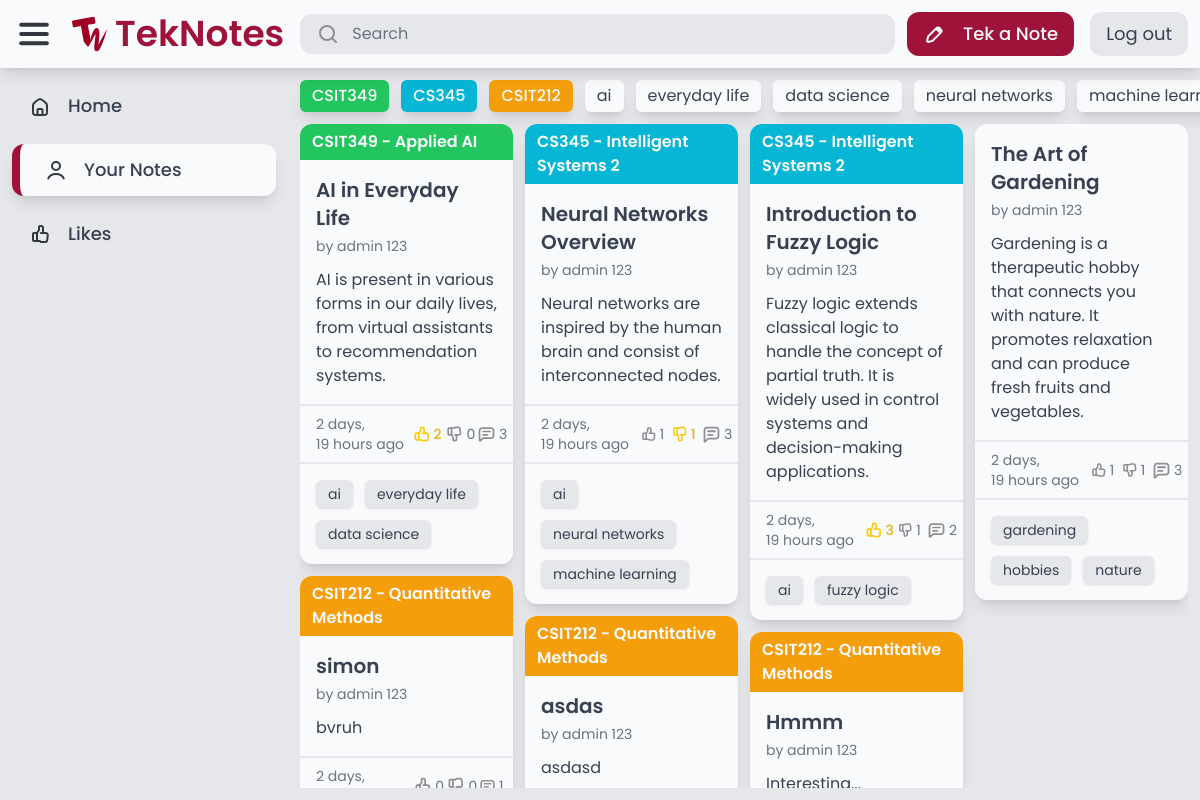
Before: /your_notes/ (signed in) with the older database file.
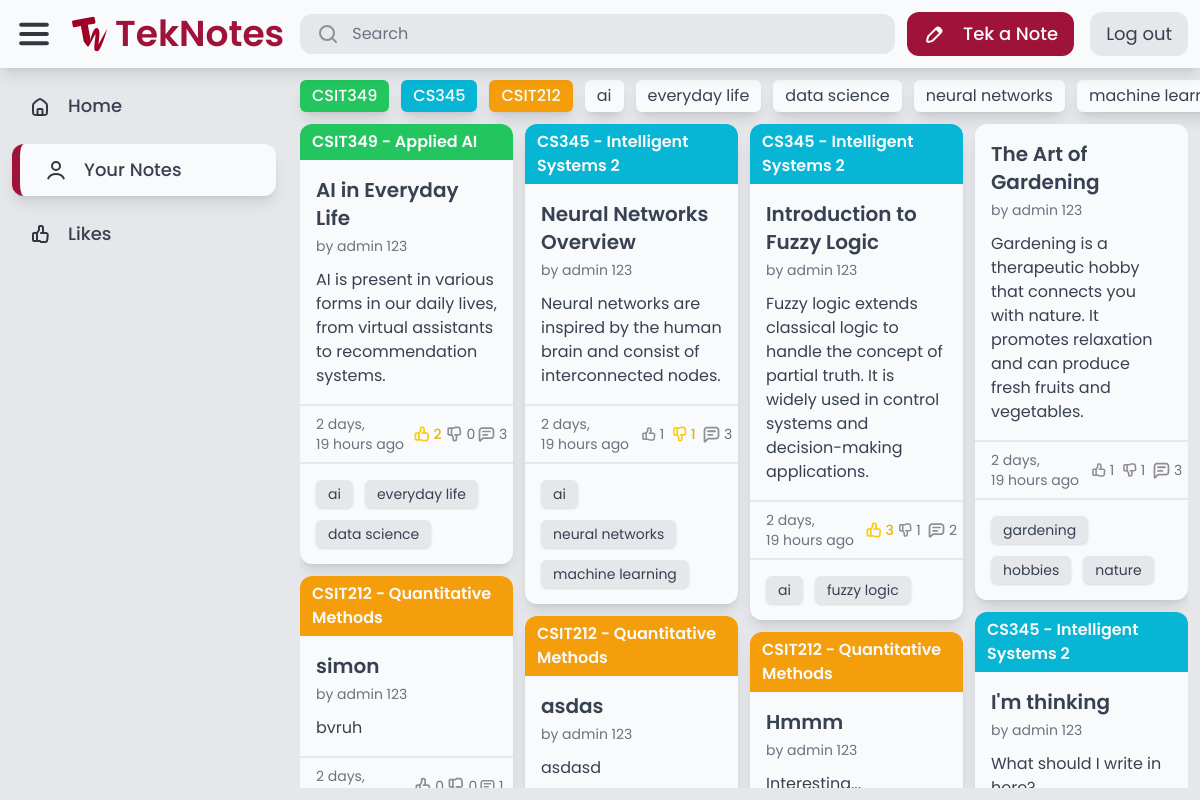
After: the same page with the newer database file.
### note/models.py (models this page shows, shortened)
class Course(models.Model):
    COLORS = [
        ('red-500', 'Red'),
        ('orange-500', 'Orange'),
        ('amber-500', 'Amber'),
        ('lime-500', 'Lime'),
        ('green-500', 'Green'),
        ('emerald-500', 'Emerald'),
        ('teal-500', 'Teal'),
        ('cyan-500', 'Cyan'),
        ('blue-500', 'Blue'),
        ('indigo-500', 'Indigo'),
        ('violet-500', 'Violet'),
        ('purple-500', 'Purple'),
        ('fuschia-500', 'Fuschia'),
        ('pink-500', 'Pink'),
    ]
    code = models.CharField(max_length=20)
    description = models.CharField(max_length=255)
    color = models.CharField(max_length=20, choices=COLORS, default='gray-500')
    def __str__(self):
        return f'{self.code} - {self.description}'

class Tag(models.Model):
    name = models.CharField(max_length=50, unique=True)
    def __str__(self):
        return self.name

class Note(models.Model):
    title = models.CharField(max_length=255)
    content = models.TextField(max_length=255, blank=True)
    course = models.ForeignKey(Course, null=True, blank=True, on_delete=models.SET_NULL)
    created_by = models.ForeignKey(User, related_name='notes', on_delete=models.CASCADE)
    created_at = models.DateTimeField(auto_now_add=True)
    modified_at = models.DateTimeField(auto_now=True)
    likes = models.ManyToManyField(User, related_name='likes', blank=True)
    dislikes = models.ManyToManyField(User, related_name='dislikes', blank=True)
    tags = models.ManyToManyField(Tag, related_name='notes', blank=True)

### core/views.py (the view)
# urls.py: path('your_notes/', views.your_notes, name='your_notes'),
def your_notes(request):
    notes = Note.objects.filter(created_by=request.user)
    courses = Course.objects.filter(note__in=notes).distinct()
    tags = Tag.objects.filter(notes__in=notes).distinct()
    return render(request, 'core/index.html', {
        'notes': notes,
        'courses': courses,
        'tags': tags
    })

### core/templates/core/index.html (shortened to what this page needs)
{% extends 'core/base.html' %}
{% load static %}
{% block content %}
    <div class="flex gap-3 hover:overflow-x-auto">
        {% for course in courses %}
            <a href="/search/?query={{ course.description }}" class="px-3 py-1 bg-{{ course.color }} rounded-md shadow-lg font-medium text-gray-50 whitespace-nowrap">{{ course.code }}</a>
        {% endfor %}
        {% for tag in tags %}
            <a href="/search/?query={{ tag.name }}" class="px-3 py-1 bg-gray-50 text-gray-700 rounded-md shadow-lg whitespace-nowrap">{{ tag.name }}</a>
        {% endfor %}
    </div>
    <div class="flex flex-1 overflow-hidden hover:overflow-y-auto">
        <div id="notes" class="flex flex-1 gap-3" style="display: none;">
            {% for note in notes %}
                <div class="note" data-note-id="{{ note.id }}">
                    {% include 'core/partials/note.html' %}
                </div>
            {% endfor %}
        </div>
        <div id="notes-container" class="flex flex-1 gap-3"></div>
    </div>
{% endblock %}

### core/templates/core/partials/note.html
{% load static %}
<a href="#{{ note.title }}" class="flex flex-col bg-gray-50 rounded-xl shadow-lg">
    {% if note.course %}
        <div class="flex bg-{{ note.course.color }} px-3 py-1.5 rounded-t-xl">
            <p class="text-gray-50 font-semibold">{{ note.course }}</p>
        </div>
    {% endif %}
    <div class="flex flex-col p-4 gap-3">
        <div class="flex flex-col gap-1">
            <h1 class="text-xl text-gray-700 font-semibold">{{ note.title }}</h1>
            <p class="text-sm text-gray-500">by {{ note.created_by.first_name }} {{ note.created_by.last_name }}</p>
        </div>
        <div class="">
            <p class="text-gray-700">
                {{ note.content }}
            </p>
        </div>
    </div>
    <div class="flex justify-between px-4 py-2 border-t-2 border-gray-200">
        <p class="text-gray-500 text-sm">{{ note.modified_at|timesince }} ago</p>
        <div class="flex gap-3">
            <div class="flex gap-0.5 items-center">
                <img src="{% if request.user in note.likes.all %}{% static 'core/icons/thumbed_up.svg' %}{% else %}{% static 'core/icons/thumb_up.svg' %}{% endif %}" alt="thumb_up">
                <p class="text-sm {% if request.user in note.likes.all %}text-yellow-500 font-medium{% else %}text-gray-500{% endif %}">{{ note.likes.count }}</p>
            </div>
            <div class="flex gap-0.5 items-center">
                <img src="{% if request.user in note.dislikes.all %}{% static 'core/icons/thumbed_down.svg' %}{% else %}{% static 'core/icons/thumb_down.svg' %}{% endif %}" alt="thumb_down">
                <p class="text-sm {% if request.user in note.dislikes.all %}text-yellow-500 font-medium{% else %}text-gray-500{% endif %}">{{ note.dislikes.count }}</p>
            </div>
            <div class="flex gap-0.5 items-center">
                <img src="{% static 'core/icons/comment.svg' %}" alt="comment">
                <p class="text-sm text-gray-500">{{ note.tags.count }}</p>
            </div>
        </div>
    </div>
    <div class="flex flex-wrap p-4 gap-3 border-t-2 border-gray-200 rounded-b-xl">
        {% for tag in note.tags.all|slice:":3" %}
            <p class="bg-gray-200 text-sm text-gray-700 shadow px-3 py-1 rounded-md inline-block">{{ tag }}</p>
        {% endfor %}
    </div>
</a>

Changed rows visible on the page:
added Note: course "CS345 - Intelligent Systems 2", title "I'm thinking", created_by.first_name "admin", created_by.last_name "123", content "What should I write in…"
